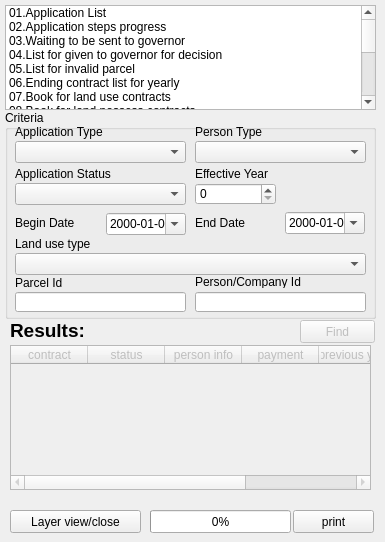
      <widget class="QWidget" name="tab">
       <attribute name="title">
        <string>Report</string>
       </attribute>
       <widget class="QListWidget" name="listWidget">
        <property name="geometry">
         <rect>
          <x>5</x>
          <y>5</y>
          <width>371</width>
          <height>105</height>
         </rect>
        </property>
        <item>
         <property name="text">
          <string>01.Application List</string>
         </property>
        </item>
        <item>
         <property name="text">
          <string>02.Application steps progress</string>
         </property>
        </item>
        <item>
         <property name="text">
          <string>03.Waiting to be sent to governor</string>
         </property>
        </item>
        <item>
         <property name="text">
          <string>04.List for given to governor for decision</string>
         </property>
        </item>
        <item>
         <property name="text">
          <string>05.List for invalid parcel</string>
         </property>
        </item>
        <item>
         <property name="text">
          <string>06.Ending contract list for yearly</string>
         </property>
        </item>
        <item>
         <property name="text">
          <string>07.Book for land use contracts</string>
         </property>
        </item>
        <item>
         <property name="text">
          <string>08.Book for land possess contracts</string>
         </property>
        </item>
        <item>
         <property name="text">
          <string>09.Book for land ownership records</string>
         </property>
        </item>
        <item>
         <property name="text">
          <string>10.Taxation</string>
         </property>
        </item>
        <item>
         <property name="text">
          <string>11.Taxes paid</string>
         </property>
        </item>
        <item>
         <property name="text">
          <string>12.Unified land fee report for quarterly</string>
         </property>
        </item>
        <item>
         <property name="text">
          <string>13.Cadastre Page</string>
         </property>
        </item>
        <item>
         <property name="text">
          <string>14.Mortgage</string>
         </property>
        </item>
        <item>
         <property name="text">
          <string>15.Court</string>
         </property>
        </item>
        <item>
         <property name="text">
          <string>16.Not active parcel</string>
         </property>
        </item>
       </widget>
       <widget class="QGroupBox" name="groupBox">
        <property name="geometry">
         <rect>
          <x>5</x>
          <y>110</y>
          <width>371</width>
          <height>209</height>
         </rect>
        </property>
        <property name="title">
         <string>Criteria</string>
        </property>
        <widget class="QComboBox" name="report_app_type_cbox">
         <property name="geometry">
          <rect>
           <x>10</x>
           <y>31</y>
           <width>171</width>
           <height>22</height>
          </rect>
         </property>
        </widget>
        <widget class="QLabel" name="label_3">
         <property name="geometry">
          <rect>
           <x>10</x>
           <y>14</y>
           <width>141</width>
           <height>16</height>
          </rect>
         </property>
         <property name="text">
          <string>Application Type</string>
         </property>
        </widget>
        <widget class="QComboBox" name="report_app_status_cbox">
         <property name="geometry">
          <rect>
           <x>10</x>
           <y>73</y>
           <width>171</width>
           <height>22</height>
          </rect>
         </property>
        </widget>
        <widget class="QLabel" name="label_5">
         <property name="geometry">
          <rect>
           <x>10</x>
           <y>56</y>
           <width>141</width>
           <height>16</height>
          </rect>
         </property>
         <property name="text">
          <string>Application Status</string>
         </property>
        </widget>
        <widget class="QComboBox" name="report_person_type_cbox">
         <property name="geometry">
          <rect>
           <x>190</x>
           <y>31</y>
           <width>171</width>
           <height>22</height>
          </rect>
         </property>
        </widget>
        <widget class="QLabel" name="label_6">
         <property name="geometry">
          <rect>
           <x>190</x>
           <y>14</y>
           <width>141</width>
           <height>16</height>
          </rect>
         </property>
         <property name="text">
          <string>Person Type</string>
         </property>
        </widget>
        <widget class="QDateEdit" name="report_begin_date">
         <property name="geometry">
          <rect>
           <x>101</x>
           <y>103</y>
           <width>80</width>
           <height>22</height>
          </rect>
         </property>
         <property name="displayFormat">
          <string>yyyy-MM-dd</string>
         </property>
         <property name="calendarPopup">
          <bool>true</bool>
         </property>
        </widget>
        <widget class="QLabel" name="label_7">
         <property name="geometry">
          <rect>
           <x>10</x>
           <y>105</y>
           <width>91</width>
           <height>16</height>
          </rect>
         </property>
         <property name="text">
          <string>Begin Date</string>
         </property>
        </widget>
        <widget class="QDateEdit" name="report_end_date">
         <property name="geometry">
          <rect>
           <x>280</x>
           <y>102</y>
           <width>80</width>
           <height>22</height>
          </rect>
         </property>
         <property name="displayFormat">
          <string>yyyy-MM-dd</string>
         </property>
         <property name="calendarPopup">
          <bool>true</bool>
         </property>
        </widget>
        <widget class="QLabel" name="label_59">
         <property name="geometry">
          <rect>
           <x>190</x>
           <y>105</y>
           <width>91</width>
           <height>16</height>
          </rect>
         </property>
         <property name="text">
          <string>End Date</string>
         </property>
        </widget>
        <widget class="QComboBox" name="report_land_use_cbox">
         <property name="geometry">
          <rect>
           <x>10</x>
           <y>143</y>
           <width>351</width>
           <height>22</height>
          </rect>
         </property>
        </widget>
        <widget class="QLabel" name="label_60">
         <property name="geometry">
          <rect>
           <x>10</x>
           <y>126</y>
           <width>201</width>
           <height>16</height>
          </rect>
         </property>
         <property name="text">
          <string>Land use type</string>
         </property>
        </widget>
        <widget class="QSpinBox" name="year_sbox">
         <property name="geometry">
          <rect>
           <x>190</x>
           <y>73</y>
           <width>81</width>
           <height>22</height>
          </rect>
         </property>
        </widget>
        <widget class="QLabel" name="label_61">
         <property name="geometry">
          <rect>
           <x>190</x>
           <y>56</y>
           <width>171</width>
           <height>16</height>
          </rect>
         </property>
         <property name="text">
          <string>Effective Year</string>
         </property>
        </widget>
        <widget class="QLineEdit" name="parcel_id">
         <property name="geometry">
          <rect>
           <x>10</x>
           <y>182</y>
           <width>171</width>
           <height>20</height>
          </rect>
         </property>
        </widget>
        <widget class="QLabel" name="label_68">
         <property name="geometry">
          <rect>
           <x>10</x>
           <y>165</y>
           <width>171</width>
           <height>16</height>
          </rect>
         </property>
         <property name="text">
          <string>Parcel Id</string>
         </property>
        </widget>
        <widget class="QLabel" name="label_69">
         <property name="geometry">
          <rect>
           <x>190</x>
           <y>165</y>
           <width>171</width>
           <height>13</height>
          </rect>
         </property>
         <property name="text">
          <string>Person/Company Id</string>
         </property>
        </widget>
        <widget class="QLineEdit" name="person_id">
         <property name="geometry">
          <rect>
           <x>190</x>
           <y>182</y>
           <width>171</width>
           <height>20</height>
          </rect>
         </property>
        </widget>
       </widget>
       <widget class="QPushButton" name="report_print_button">
        <property name="geometry">
         <rect>
          <x>293</x>
          <y>510</y>
          <width>81</width>
          <height>23</height>
         </rect>
        </property>
        <property name="text">
         <string>print</string>
        </property>
       </widget>
       <widget class="QPushButton" name="report_layer_button">
        <property name="geometry">
         <rect>
          <x>10</x>
          <y>510</y>
          <width>131</width>
          <height>23</height>
         </rect>
        </property>
        <property name="text">
         <string>Layer view/close</string>
        </property>
       </widget>
       <widget class="QProgressBar" name="progressBar">
        <property name="enabled">
         <bool>true</bool>
        </property>
        <property name="geometry">
         <rect>
          <x>150</x>
          <y>510</y>
          <width>141</width>
          <height>23</height>
         </rect>
        </property>
        <property name="value">
         <number>0</number>
        </property>
        <property name="textVisible">
         <bool>true</bool>
        </property>
       </widget>
       <widget class="QTableWidget" name="report_result_twidget">
        <property name="enabled">
         <bool>false</bool>
        </property>
        <property name="geometry">
         <rect>
          <x>10</x>
          <y>345</y>
          <width>361</width>
          <height>145</height>
         </rect>
        </property>
        <property name="cornerButtonEnabled">
         <bool>false</bool>
        </property>
        <attribute name="horizontalHeaderDefaultSectionSize">
         <number>77</number>
        </attribute>
        <column>
         <property name="text">
          <string>contract</string>
         </property>
        </column>
        <column>
         <property name="text">
          <string>status</string>
         </property>
        </column>
        <column>
         <property name="text">
          <string>person info</string>
         </property>
        </column>
        <column>
         <property name="text">
          <string>payment</string>
         </property>
        </column>
        <column>
         <property name="text">
          <string>previous years</string>
         </property>
        </column>
        <column>
         <property name="text">
          <string>paid</string>
         </property>
        </column>
       </widget>
       <widget class="QPushButton" name="report_find_button">
        <property name="enabled">
         <bool>false</bool>
        </property>
        <property name="geometry">
         <rect>
          <x>300</x>
          <y>320</y>
          <width>75</width>
          <height>23</height>
         </rect>
        </property>
        <property name="text">
         <string>Find</string>
        </property>
       </widget>
       <widget class="QLabel" name="report_results_label">
        <property name="geometry">
         <rect>
          <x>10</x>
          <y>320</y>
          <width>121</width>
          <height>20</height>
         </rect>
        </property>
        <property name="font">
         <font>
          <family>Lucida Grande</family>
          <pointsize>14</pointsize>
          <weight>75</weight>
          <bold>true</bold>
         </font>
        </property>
        <property name="text">
         <string>Results:</string>
        </property>
        <property name="alignment">
         <set>Qt::AlignLeading|Qt::AlignLeft|Qt::AlignVCenter</set>
        </property>
       </widget>
      </widget>
